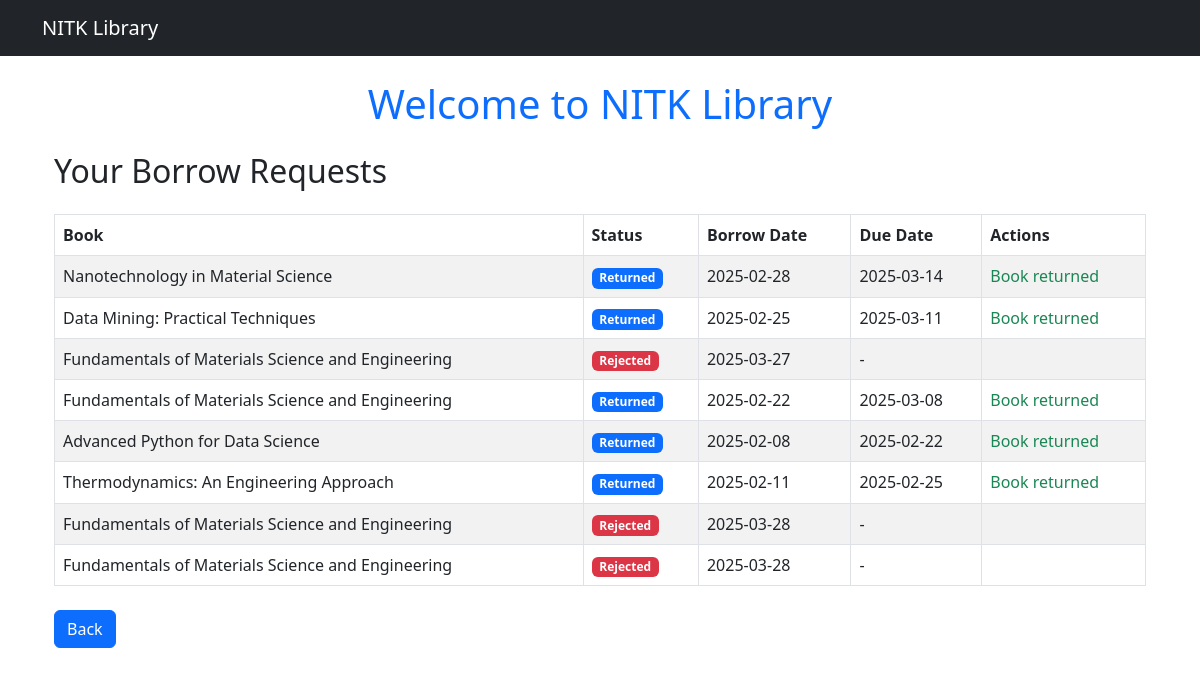
Screenshot of /borrow/status/ (signed in) with the database file from the repository.
### borrowing/models.py (models this page shows, shortened)
class Borrow(models.Model):
    STATUS_CHOICES = [
        ('Pending', 'Pending'),
        ('Approved', 'Approved'),
        ('Rejected', 'Rejected'),
        ('Returned', 'Returned'),
        ('Pending Return','Pending Return')
    ]
    student = models.ForeignKey(Student, on_delete=models.CASCADE)
    book = models.ForeignKey(Book, on_delete=models.CASCADE, null=True, blank=True)
    journal = models.ForeignKey(Journal, on_delete=models.CASCADE, null=True, blank=True)
    borrow_date = models.DateTimeField(default=timezone.now)
    due_date = models.DateTimeField(null=True, blank=True)
    return_date = models.DateTimeField(null=True, blank=True)
    is_overdue = models.BooleanField(default=False)
    status = models.CharField(max_length=20, choices=STATUS_CHOICES, default='Pending')

### books/models.py (models this page shows, shortened)
class Book(models.Model):
    GenreChoices = [
    ('Metallurgy', 'METALLURGY'),
    ('Computer Science', 'CS'),
    ('ECE', 'ECE'),
    ('EEE', 'EEE'),
    ('Mechanical', 'MECHANICAL'),
    ('Civil', 'CIVIL'),
    ('AI', 'AI'),
    ('Data Science', 'DATA_SCIENCE'),
    ('Mining', 'MINING'),
    ('IT', 'IT')
]
    title = models.CharField(max_length=255, db_index=True)
    author = models.ForeignKey(Author, on_delete=models.CASCADE)
    publisher = models.CharField(max_length=255)
    pages = models.IntegerField(validators=[MinValueValidator(1)])
    price = models.DecimalField(max_digits=8, decimal_places=2)
    genre = models.CharField(max_length=50, choices=GenreChoices)
    topics = models.TextField(blank=True, null=True)
    available_copies = models.IntegerField(default=1, validators=[MinValueValidator(0)])

### borrowing/views.py (the view)
# urls.py: path("status/", borrow_status, name="borrow_status"),
@login_required
def borrow_status(request):
    if not hasattr(request.user, "student"):
        return redirect("login")
    borrow_requests = Borrow.objects.filter(student__user=request.user)
    return render(request, "borrow_status.html", {"borrow_requests": borrow_requests})

### borrowing/templates/borrow_status.html
{% extends "base.html" %}
{% block content %}
<div class="container mt-4">
    <h2 class="mb-4">Your Borrow Requests</h2>
    <table class="table table-striped table-bordered">
        <thead class="thead-dark">
            <tr>
                <th>Book</th>
                <th>Status</th>
                <th>Borrow Date</th>
                <th>Due Date</th>
                <th>Actions</th>
            </tr>
        </thead>
        <tbody>
            {% for request in borrow_requests %}
            <tr>
                <td>{{ request.book.title }}</td>
                <td>
                    {% if request.status == "Pending" %}
                        <span class="badge bg-warning text-dark">Pending</span>
                    {% elif request.status == "Approved" %}
                        <span class="badge bg-success">Approved</span>
                    {% elif request.status == "Pending Return" %}
                        <span class="badge bg-info">Pending Return</span>
                    {% elif request.status == "Returned" %}
                        <span class="badge bg-primary">Returned</span>
                    {% else %}
                        <span class="badge bg-danger">Rejected</span>
                    {% endif %}
                </td>
                <td>{{ request.borrow_date|date:"Y-m-d" }}</td>
                <td>{% if request.due_date %}{{ request.due_date|date:"Y-m-d" }}{% else %} - {% endif %}</td>
                <td>
                    {% if request.status == "Approved" %}
                        <a href="{% url 'request_return_book' request.id %}" class="btn btn-danger btn-sm">Return Book</a>
                    {% elif request.status == "Pending Return" %}
                        <span class="text-info">Return requested</span>
                    {% elif request.status == "Returned" %}
                        <span class="text-success">Book returned</span>
                    {% endif %}
                </td>
            </tr>
            {% empty %}
            <tr>
                <td colspan="5" class="text-center">No borrow requests found.</td>
            </tr>
            {% endfor %}
        </tbody>
    </table>
    <div class="mt-4">
        <button class="btn btn-primary" onclick="history.back()">Back</button>
    </div>
</div>
{% endblock %}

### rows the page displays
Borrow: book "Nanotechnology in Material Science", status "Returned", borrow_date "2025-02-28", due_date "2025-03-14"
Borrow: book "Data Mining: Practical Techniques", status "Returned", borrow_date "2025-02-25", due_date "2025-03-11"
Borrow: book "Fundamentals of Materials Science and Engineering", status "Rejected", borrow_date "2025-03-27"
Borrow: book "Fundamentals of Materials Science and Engineering", status "Returned", borrow_date "2025-02-22", due_date "2025-03-08"
Borrow: book "Advanced Python for Data Science", status "Returned", borrow_date "2025-02-08", due_date "2025-02-22"
Borrow: book "Thermodynamics: An Engineering Approach", status "Returned", borrow_date "2025-02-11", due_date "2025-02-25"
Borrow: book "Fundamentals of Materials Science and Engineering", status "Rejected", borrow_date "2025-03-28"
Borrow: book "Fundamentals of Materials Science and Engineering", status "Rejected", borrow_date "2025-03-28"
